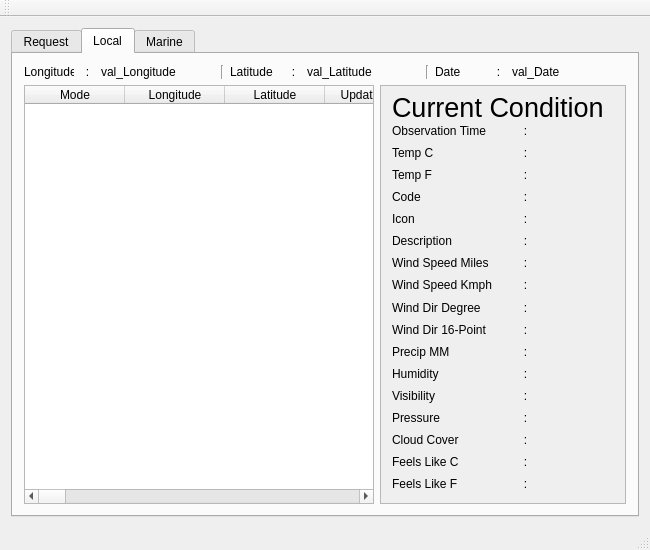
<?xml version="1.0" encoding="UTF-8"?>
<ui version="4.0">
 <class>MainWindow</class>
 <widget class="QMainWindow" name="MainWindow">
  <property name="geometry">
   <rect>
    <x>0</x>
    <y>0</y>
    <width>650</width>
    <height>550</height>
   </rect>
  </property>
  <property name="minimumSize">
   <size>
    <width>600</width>
    <height>500</height>
   </size>
  </property>
  <property name="maximumSize">
   <size>
    <width>16777215</width>
    <height>16777215</height>
   </size>
  </property>
  <property name="windowTitle">
   <string>MainWindow</string>
  </property>
  <property name="windowIcon">
   <iconset resource="resource.qrc">
    <normaloff>:/new/prefix1/icon.png</normaloff>:/new/prefix1/icon.png</iconset>
  </property>
  <widget class="QWidget" name="centralWidget">
   <layout class="QGridLayout" name="gridLayout_5">
    <item row="0" column="0">
     <widget class="QTabWidget" name="tab_weather">
      <property name="currentIndex">
       <number>1</number>
      </property>
      <widget class="QWidget" name="tab_request">
       <attribute name="title">
        <string>Request</string>
       </attribute>
       <layout class="QGridLayout" name="gridLayout_6">
        <item row="0" column="0">
         <layout class="QVBoxLayout" name="verticalLayout_5">
          <item>
           <layout class="QHBoxLayout" name="horizontalLayout_6">
            <item>
             <spacer name="horizontalSpacer_2">
              <property name="orientation">
               <enum>Qt::Horizontal</enum>
              </property>
              <property name="sizeHint" stdset="0">
               <size>
                <width>40</width>
                <height>20</height>
               </size>
              </property>
             </spacer>
            </item>
            <item>
             <layout class="QVBoxLayout" name="verticalLayout_4">
              <item>
               <widget class="QLabel" name="label_52">
                <property name="font">
                 <font>
                  <pointsize>28</pointsize>
                 </font>
                </property>
                <property name="text">
                 <string>Weather Requester</string>
                </property>
               </widget>
              </item>
              <item>
               <widget class="QLabel" name="label_55">
                <property name="text">
                 <string>by PT. Daun Biru Engineering Indonesia</string>
                </property>
               </widget>
              </item>
             </layout>
            </item>
           </layout>
          </item>
          <item>
           <layout class="QGridLayout" name="gridLayout_4">
            <item row="2" column="2">
             <widget class="QComboBox" name="cb_weather">
              <item>
               <property name="text">
                <string>Local</string>
               </property>
              </item>
              <item>
               <property name="text">
                <string>Marine</string>
               </property>
              </item>
             </widget>
            </item>
            <item row="1" column="2">
             <widget class="QDoubleSpinBox" name="dbl_latitude">
              <property name="decimals">
               <number>10</number>
              </property>
              <property name="minimum">
               <double>-299.999999000000003</double>
              </property>
              <property name="maximum">
               <double>299.999999000000003</double>
              </property>
              <property name="singleStep">
               <double>0.000001000000000</double>
              </property>
             </widget>
            </item>
            <item row="4" column="2">
             <widget class="QDateEdit" name="dateEdit_start">
              <property name="displayFormat">
               <string>yyyy/MM/dd</string>
              </property>
              <property name="timeSpec">
               <enum>Qt::LocalTime</enum>
              </property>
             </widget>
            </item>
            <item row="4" column="1">
             <widget class="QLabel" name="label_49">
              <property name="maximumSize">
               <size>
                <width>15</width>
                <height>15</height>
               </size>
              </property>
              <property name="text">
               <string>:</string>
              </property>
              <property name="alignment">
               <set>Qt::AlignCenter</set>
              </property>
             </widget>
            </item>
            <item row="3" column="1">
             <widget class="QLabel" name="label_40">
              <property name="minimumSize">
               <size>
                <width>0</width>
                <height>0</height>
               </size>
              </property>
              <property name="maximumSize">
               <size>
                <width>15</width>
                <height>15</height>
               </size>
              </property>
              <property name="text">
               <string>:</string>
              </property>
              <property name="alignment">
               <set>Qt::AlignCenter</set>
              </property>
             </widget>
            </item>
            <item row="3" column="2">
             <widget class="QComboBox" name="cb_mode">
              <item>
               <property name="text">
                <string>Current (Just For Local)</string>
               </property>
              </item>
              <item>
               <property name="text">
                <string>Estimate</string>
               </property>
              </item>
              <item>
               <property name="text">
                <string>Historical</string>
               </property>
              </item>
             </widget>
            </item>
            <item row="1" column="1">
             <widget class="QLabel" name="label_28">
              <property name="minimumSize">
               <size>
                <width>0</width>
                <height>0</height>
               </size>
              </property>
              <property name="maximumSize">
               <size>
                <width>15</width>
                <height>15</height>
               </size>
              </property>
              <property name="text">
               <string>:</string>
              </property>
              <property name="alignment">
               <set>Qt::AlignCenter</set>
              </property>
             </widget>
            </item>
            <item row="0" column="1">
             <widget class="QLabel" name="label_25">
              <property name="minimumSize">
               <size>
                <width>0</width>
                <height>0</height>
               </size>
              </property>
              <property name="maximumSize">
               <size>
                <width>15</width>
                <height>15</height>
               </size>
              </property>
              <property name="text">
               <string>:</string>
              </property>
              <property name="alignment">
               <set>Qt::AlignCenter</set>
              </property>
             </widget>
            </item>
            <item row="4" column="0">
             <widget class="QLabel" name="label_46">
              <property name="maximumSize">
               <size>
                <width>50</width>
                <height>16777215</height>
               </size>
              </property>
              <property name="text">
               <string>Start Date</string>
              </property>
             </widget>
            </item>
            <item row="2" column="1">
             <widget class="QLabel" name="label_34">
              <property name="minimumSize">
               <size>
                <width>0</width>
                <height>0</height>
               </size>
              </property>
              <property name="maximumSize">
               <size>
                <width>15</width>
                <height>15</height>
               </size>
              </property>
              <property name="text">
               <string>:</string>
              </property>
              <property name="alignment">
               <set>Qt::AlignCenter</set>
              </property>
             </widget>
            </item>
            <item row="3" column="0">
             <widget class="QLabel" name="label_43">
              <property name="maximumSize">
               <size>
                <width>50</width>
                <height>16777215</height>
               </size>
              </property>
              <property name="text">
               <string>Mode</string>
              </property>
             </widget>
            </item>
            <item row="2" column="0">
             <widget class="QLabel" name="label_37">
              <property name="maximumSize">
               <size>
                <width>50</width>
                <height>16777215</height>
               </size>
              </property>
              <property name="text">
               <string>Weather</string>
              </property>
             </widget>
            </item>
            <item row="0" column="0">
             <widget class="QLabel" name="label_22">
              <property name="maximumSize">
               <size>
                <width>50</width>
                <height>16777215</height>
               </size>
              </property>
              <property name="text">
               <string>Longitude</string>
              </property>
             </widget>
            </item>
            <item row="1" column="0">
             <widget class="QLabel" name="label_31">
              <property name="maximumSize">
               <size>
                <width>50</width>
                <height>16777215</height>
               </size>
              </property>
              <property name="text">
               <string>Latitude</string>
              </property>
             </widget>
            </item>
            <item row="0" column="2">
             <widget class="QDoubleSpinBox" name="dbl_longitude">
              <property name="decimals">
               <number>10</number>
              </property>
              <property name="minimum">
               <double>-299.999999000000003</double>
              </property>
              <property name="maximum">
               <double>299.999999000000003</double>
              </property>
              <property name="singleStep">
               <double>0.000001000000000</double>
              </property>
             </widget>
            </item>
            <item row="5" column="0">
             <widget class="QLabel" name="label_58">
              <property name="maximumSize">
               <size>
                <width>50</width>
                <height>16777215</height>
               </size>
              </property>
              <property name="text">
               <string>End Date</string>
              </property>
             </widget>
            </item>
            <item row="5" column="1">
             <widget class="QLabel" name="label_61">
              <property name="maximumSize">
               <size>
                <width>15</width>
                <height>15</height>
               </size>
              </property>
              <property name="text">
               <string>:</string>
              </property>
              <property name="alignment">
               <set>Qt::AlignCenter</set>
              </property>
             </widget>
            </item>
            <item row="5" column="2">
             <widget class="QDateEdit" name="dateEdit_end">
              <property name="displayFormat">
               <string>yyyy/MM/dd</string>
              </property>
              <property name="timeSpec">
               <enum>Qt::LocalTime</enum>
              </property>
             </widget>
            </item>
           </layout>
          </item>
          <item>
           <spacer name="verticalSpacer">
            <property name="orientation">
             <enum>Qt::Vertical</enum>
            </property>
            <property name="sizeHint" stdset="0">
             <size>
              <width>20</width>
              <height>40</height>
             </size>
            </property>
           </spacer>
          </item>
          <item>
           <layout class="QHBoxLayout" name="horizontalLayout_5">
            <item>
             <spacer name="horizontalSpacer">
              <property name="orientation">
               <enum>Qt::Horizontal</enum>
              </property>
              <property name="sizeHint" stdset="0">
               <size>
                <width>40</width>
                <height>20</height>
               </size>
              </property>
             </spacer>
            </item>
            <item>
             <widget class="QPushButton" name="pb_request">
              <property name="text">
               <string>Request</string>
              </property>
             </widget>
            </item>
           </layout>
          </item>
         </layout>
        </item>
       </layout>
      </widget>
      <widget class="QWidget" name="tab_local">
       <attribute name="title">
        <string>Local</string>
       </attribute>
       <layout class="QGridLayout" name="gridLayout_7">
        <item row="0" column="0">
         <layout class="QVBoxLayout" name="verticalLayout_2">
          <item>
           <layout class="QHBoxLayout" name="horizontalLayout">
            <item>
             <widget class="QLabel" name="label">
              <property name="maximumSize">
               <size>
                <width>50</width>
                <height>16777215</height>
               </size>
              </property>
              <property name="text">
               <string>Longitude</string>
              </property>
             </widget>
            </item>
            <item>
             <widget class="QLabel" name="label_2">
              <property name="maximumSize">
               <size>
                <width>15</width>
                <height>15</height>
               </size>
              </property>
              <property name="text">
               <string>:</string>
              </property>
              <property name="alignment">
               <set>Qt::AlignCenter</set>
              </property>
             </widget>
            </item>
            <item>
             <widget class="QLabel" name="val_long_local">
              <property name="text">
               <string>val_Longitude</string>
              </property>
             </widget>
            </item>
            <item>
             <widget class="Line" name="line">
              <property name="orientation">
               <enum>Qt::Vertical</enum>
              </property>
             </widget>
            </item>
            <item>
             <widget class="QLabel" name="label_6">
              <property name="maximumSize">
               <size>
                <width>50</width>
                <height>16777215</height>
               </size>
              </property>
              <property name="text">
               <string>Latitude</string>
              </property>
             </widget>
            </item>
            <item>
             <widget class="QLabel" name="label_5">
              <property name="maximumSize">
               <size>
                <width>15</width>
                <height>15</height>
               </size>
              </property>
              <property name="text">
               <string>:</string>
              </property>
              <property name="alignment">
               <set>Qt::AlignCenter</set>
              </property>
             </widget>
            </item>
            <item>
             <widget class="QLabel" name="val_lat_local">
              <property name="text">
               <string>val_Latitude</string>
              </property>
             </widget>
            </item>
            <item>
             <widget class="Line" name="line_2">
              <property name="orientation">
               <enum>Qt::Vertical</enum>
              </property>
             </widget>
            </item>
            <item>
             <widget class="QLabel" name="label_8">
              <property name="maximumSize">
               <size>
                <width>50</width>
                <height>16777215</height>
               </size>
              </property>
              <property name="text">
               <string>Date</string>
              </property>
             </widget>
            </item>
            <item>
             <widget class="QLabel" name="label_9">
              <property name="maximumSize">
               <size>
                <width>15</width>
                <height>15</height>
               </size>
              </property>
              <property name="text">
               <string>:</string>
              </property>
              <property name="alignment">
               <set>Qt::AlignCenter</set>
              </property>
             </widget>
            </item>
            <item>
             <widget class="QLabel" name="val_date_local">
              <property name="text">
               <string>val_Date</string>
              </property>
             </widget>
            </item>
           </layout>
          </item>
          <item>
           <layout class="QHBoxLayout" name="horizontalLayout_2">
            <item>
             <widget class="QTableWidget" name="tabel_local">
              <property name="minimumSize">
               <size>
                <width>350</width>
                <height>375</height>
               </size>
              </property>
              <column>
               <property name="text">
                <string>Mode</string>
               </property>
              </column>
              <column>
               <property name="text">
                <string>Longitude</string>
               </property>
              </column>
              <column>
               <property name="text">
                <string>Latitude</string>
               </property>
              </column>
              <column>
               <property name="text">
                <string>Update_date</string>
               </property>
              </column>
              <column>
               <property name="text">
                <string>Time</string>
               </property>
              </column>
              <column>
               <property name="text">
                <string>Temp C</string>
               </property>
              </column>
              <column>
               <property name="text">
                <string>Temp F</string>
               </property>
              </column>
              <column>
               <property name="text">
                <string>Weather Code</string>
               </property>
              </column>
              <column>
               <property name="text">
                <string>Weather Icon</string>
               </property>
              </column>
              <column>
               <property name="text">
                <string>Weaether Desc</string>
               </property>
              </column>
              <column>
               <property name="text">
                <string>Wind Speed Miles</string>
               </property>
              </column>
              <column>
               <property name="text">
                <string>Wind Speed Kmph</string>
               </property>
              </column>
              <column>
               <property name="text">
                <string>Wind Dir Degree</string>
               </property>
              </column>
              <column>
               <property name="text">
                <string>Wind Dir 16-Point</string>
               </property>
              </column>
              <column>
               <property name="text">
                <string>Precip MM</string>
               </property>
              </column>
              <column>
               <property name="text">
                <string>Humidity</string>
               </property>
              </column>
              <column>
               <property name="text">
                <string>Visibility</string>
               </property>
              </column>
              <column>
               <property name="text">
                <string>Pressure</string>
               </property>
              </column>
              <column>
               <property name="text">
                <string>Cloud Cover</string>
               </property>
              </column>
              <column>
               <property name="text">
                <string>Heat Index C</string>
               </property>
              </column>
              <column>
               <property name="text">
                <string>Heat Index F</string>
               </property>
              </column>
              <column>
               <property name="text">
                <string>Dew Point C</string>
               </property>
              </column>
              <column>
               <property name="text">
                <string>Dew Point F</string>
               </property>
              </column>
              <column>
               <property name="text">
                <string>Wind Chill C</string>
               </property>
              </column>
              <column>
               <property name="text">
                <string>Wind Chill F</string>
               </property>
              </column>
              <column>
               <property name="text">
                <string>Wind Gust Miles</string>
               </property>
              </column>
              <column>
               <property name="text">
                <string>Wind Gust Kmph</string>
               </property>
              </column>
              <column>
               <property name="text">
                <string>Feels Like C</string>
               </property>
              </column>
              <column>
               <property name="text">
                <string>Feels Like F</string>
               </property>
              </column>
              <column>
               <property name="text">
                <string>Chance of Rain</string>
               </property>
              </column>
              <column>
               <property name="text">
                <string>Chance of Remdry</string>
               </property>
              </column>
              <column>
               <property name="text">
                <string>Chance of Windy</string>
               </property>
              </column>
              <column>
               <property name="text">
                <string>Chance of Overcast</string>
               </property>
              </column>
              <column>
               <property name="text">
                <string>Chance of Sunshine</string>
               </property>
              </column>
              <column>
               <property name="text">
                <string>Chance of Frost</string>
               </property>
              </column>
              <column>
               <property name="text">
                <string>Chance of High Temp</string>
               </property>
              </column>
              <column>
               <property name="text">
                <string>Chance of Fog</string>
               </property>
              </column>
              <column>
               <property name="text">
                <string>Chance of Snow</string>
               </property>
              </column>
              <column>
               <property name="text">
                <string>Chance of Thunder</string>
               </property>
              </column>
             </widget>
            </item>
            <item>
             <widget class="QScrollArea" name="scrollArea">
              <property name="widgetResizable">
               <bool>true</bool>
              </property>
              <widget class="QWidget" name="scrollAreaWidgetContents">
               <property name="geometry">
                <rect>
                 <x>0</x>
                 <y>0</y>
                 <width>262</width>
                 <height>423</height>
                </rect>
               </property>
               <layout class="QGridLayout" name="gridLayout">
                <item row="0" column="0">
                 <layout class="QVBoxLayout" name="verticalLayout">
                  <item>
                   <widget class="QLabel" name="label_10">
                    <property name="maximumSize">
                     <size>
                      <width>16777215</width>
                      <height>20</height>
                     </size>
                    </property>
                    <property name="font">
                     <font>
                      <pointsize>20</pointsize>
                     </font>
                    </property>
                    <property name="text">
                     <string>Current Condition</string>
                    </property>
                    <property name="scaledContents">
                     <bool>false</bool>
                    </property>
                   </widget>
                  </item>
                  <item>
                   <layout class="QGridLayout" name="gridLayout_2">
                    <item row="0" column="0">
                     <widget class="QLabel" name="label_11">
                      <property name="text">
                       <string>Observation Time</string>
                      </property>
                     </widget>
                    </item>
                    <item row="0" column="1">
                     <widget class="QLabel" name="label_12">
                      <property name="text">
                       <string>:</string>
                      </property>
                      <property name="alignment">
                       <set>Qt::AlignCenter</set>
                      </property>
                     </widget>
                    </item>
                    <item row="0" column="2">
                     <widget class="QLabel" name="val_obs_time">
                      <property name="text">
                       <string/>
                      </property>
                     </widget>
                    </item>
                    <item row="1" column="0">
                     <widget class="QLabel" name="label_14">
                      <property name="text">
                       <string>Temp C</string>
                      </property>
                     </widget>
                    </item>
                    <item row="1" column="1">
                     <widget class="QLabel" name="label_15">
                      <property name="text">
                       <string>:</string>
                      </property>
                      <property name="alignment">
                       <set>Qt::AlignCenter</set>
                      </property>
                     </widget>
                    </item>
                    <item row="1" column="2">
                     <widget class="QLabel" name="val_temp_c">
                      <property name="text">
                       <string/>
                      </property>
                     </widget>
                    </item>
                    <item row="2" column="0">
                     <widget class="QLabel" name="label_17">
                      <property name="text">
                       <string>Temp F</string>
                      </property>
                     </widget>
                    </item>
                    <item row="2" column="1">
                     <widget class="QLabel" name="label_18">
                      <property name="text">
                       <string>:</string>
                      </property>
                      <property name="alignment">
                       <set>Qt::AlignCenter</set>
                      </property>
                     </widget>
                    </item>
                    <item row="2" column="2">
                     <widget class="QLabel" name="val_temp_f">
                      <property name="text">
                       <string/>
                      </property>
                     </widget>
                    </item>
                    <item row="3" column="0">
                     <widget class="QLabel" name="label_20">
                      <property name="text">
                       <string>Code</string>
                      </property>
                     </widget>
                    </item>
                    <item row="3" column="1">
                     <widget class="QLabel" name="label_21">
                      <property name="text">
                       <string>:</string>
                      </property>
                      <property name="alignment">
                       <set>Qt::AlignCenter</set>
                      </property>
                     </widget>
                    </item>
                    <item row="3" column="2">
                     <widget class="QLabel" name="val_code">
                      <property name="text">
                       <string/>
                      </property>
                     </widget>
                    </item>
                    <item row="4" column="0">
                     <widget class="QLabel" name="label_23">
                      <property name="text">
                       <string>Icon</string>
                      </property>
                     </widget>
                    </item>
                    <item row="4" column="1">
                     <widget class="QLabel" name="label_24">
                      <property name="text">
                       <string>:</string>
                      </property>
                      <property name="alignment">
                       <set>Qt::AlignCenter</set>
                      </property>
                     </widget>
                    </item>
                    <item row="4" column="2">
                     <widget class="QLabel" name="val_icon">
                      <property name="text">
                       <string/>
                      </property>
                      <property name="textFormat">
                       <enum>Qt::RichText</enum>
                      </property>
                     </widget>
                    </item>
                    <item row="5" column="0">
                     <widget class="QLabel" name="label_26">
                      <property name="text">
                       <string>Description</string>
                      </property>
                     </widget>
                    </item>
                    <item row="5" column="1">
                     <widget class="QLabel" name="label_27">
                      <property name="text">
                       <string>:</string>
                      </property>
                      <property name="alignment">
                       <set>Qt::AlignCenter</set>
                      </property>
                     </widget>
                    </item>
                    <item row="5" column="2">
                     <widget class="QLabel" name="val_desc">
                      <property name="text">
                       <string/>
                      </property>
                     </widget>
                    </item>
                    <item row="6" column="0">
                     <widget class="QLabel" name="label_29">
                      <property name="text">
                       <string>Wind Speed Miles</string>
                      </property>
                     </widget>
                    </item>
                    <item row="6" column="1">
                     <widget class="QLabel" name="label_30">
                      <property name="text">
                       <string>:</string>
                      </property>
                      <property name="alignment">
                       <set>Qt::AlignCenter</set>
                      </property>
                     </widget>
                    </item>
                    <item row="6" column="2">
                     <widget class="QLabel" name="val_wind_speed_miles">
                      <property name="text">
                       <string/>
                      </property>
                     </widget>
                    </item>
                    <item row="7" column="0">
                     <widget class="QLabel" name="label_32">
                      <property name="text">
                       <string>Wind Speed Kmph</string>
                      </property>
                     </widget>
                    </item>
                    <item row="7" column="1">
                     <widget class="QLabel" name="label_33">
                      <property name="text">
                       <string>:</string>
                      </property>
                      <property name="alignment">
                       <set>Qt::AlignCenter</set>
                      </property>
                     </widget>
                    </item>
                    <item row="7" column="2">
                     <widget class="QLabel" name="val_wind_speed_kmph">
                      <property name="text">
                       <string/>
                      </property>
                     </widget>
                    </item>
                    <item row="8" column="0">
                     <widget class="QLabel" name="label_35">
                      <property name="text">
                       <string>Wind Dir Degree</string>
                      </property>
                     </widget>
                    </item>
                    <item row="8" column="1">
                     <widget class="QLabel" name="label_36">
                      <property name="text">
                       <string>:</string>
                      </property>
                      <property name="alignment">
                       <set>Qt::AlignCenter</set>
                      </property>
                     </widget>
                    </item>
                    <item row="8" column="2">
                     <widget class="QLabel" name="val_wind_dir_degree">
                      <property name="text">
                       <string/>
                      </property>
                     </widget>
                    </item>
                    <item row="9" column="0">
                     <widget class="QLabel" name="label_38">
                      <property name="text">
                       <string>Wind Dir 16-Point</string>
                      </property>
                     </widget>
                    </item>
                    <item row="9" column="1">
                     <widget class="QLabel" name="label_39">
                      <property name="text">
                       <string>:</string>
                      </property>
                      <property name="alignment">
                       <set>Qt::AlignCenter</set>
                      </property>
                     </widget>
                    </item>
                    <item row="9" column="2">
                     <widget class="QLabel" name="val_wind_dir_16point">
                      <property name="text">
                       <string/>
                      </property>
                     </widget>
                    </item>
                    <item row="10" column="0">
                     <widget class="QLabel" name="label_41">
                      <property name="text">
                       <string>Precip MM</string>
                      </property>
                     </widget>
                    </item>
                    <item row="10" column="1">
                     <widget class="QLabel" name="label_42">
                      <property name="text">
                       <string>:</string>
                      </property>
                      <property name="alignment">
                       <set>Qt::AlignCenter</set>
                      </property>
                     </widget>
                    </item>
                    <item row="10" column="2">
                     <widget class="QLabel" name="val_precip_mm">
                      <property name="text">
                       <string/>
                      </property>
                     </widget>
                    </item>
                    <item row="11" column="0">
                     <widget class="QLabel" name="label_44">
                      <property name="text">
                       <string>Humidity</string>
                      </property>
                     </widget>
                    </item>
                    <item row="11" column="1">
                     <widget class="QLabel" name="label_45">
                      <property name="text">
                       <string>:</string>
                      </property>
                      <property name="alignment">
                       <set>Qt::AlignCenter</set>
                      </property>
                     </widget>
                    </item>
                    <item row="11" column="2">
                     <widget class="QLabel" name="val_humidity">
                      <property name="text">
                       <string/>
                      </property>
                     </widget>
                    </item>
                    <item row="12" column="0">
                     <widget class="QLabel" name="label_47">
                      <property name="text">
                       <string>Visibility</string>
                      </property>
                     </widget>
                    </item>
                    <item row="12" column="1">
                     <widget class="QLabel" name="label_48">
                      <property name="text">
                       <string>:</string>
                      </property>
                      <property name="alignment">
                       <set>Qt::AlignCenter</set>
                      </property>
                     </widget>
                    </item>
                    <item row="12" column="2">
                     <widget class="QLabel" name="val_visibility">
                      <property name="text">
                       <string/>
                      </property>
                     </widget>
                    </item>
                    <item row="13" column="0">
                     <widget class="QLabel" name="label_50">
                      <property name="text">
                       <string>Pressure</string>
                      </property>
                     </widget>
                    </item>
                    <item row="13" column="1">
                     <widget class="QLabel" name="label_51">
                      <property name="text">
                       <string>:</string>
                      </property>
                      <property name="alignment">
                       <set>Qt::AlignCenter</set>
                      </property>
                     </widget>
                    </item>
                    <item row="13" column="2">
                     <widget class="QLabel" name="val_pressure">
                      <property name="text">
                       <string/>
                      </property>
                     </widget>
                    </item>
                    <item row="14" column="0">
                     <widget class="QLabel" name="label_53">
                      <property name="text">
                       <string>Cloud Cover</string>
                      </property>
                     </widget>
                    </item>
                    <item row="14" column="1">
                     <widget class="QLabel" name="label_54">
                      <property name="text">
                       <string>:</string>
                      </property>
                      <property name="alignment">
                       <set>Qt::AlignCenter</set>
                      </property>
                     </widget>
                    </item>
                    <item row="14" column="2">
                     <widget class="QLabel" name="val_cloud_cover">
                      <property name="text">
                       <string/>
                      </property>
                     </widget>
                    </item>
                    <item row="15" column="0">
                     <widget class="QLabel" name="label_56">
                      <property name="text">
                       <string>Feels Like C</string>
                      </property>
                     </widget>
                    </item>
                    <item row="15" column="1">
                     <widget class="QLabel" name="label_57">
                      <property name="text">
                       <string>:</string>
                      </property>
                      <property name="alignment">
                       <set>Qt::AlignCenter</set>
                      </property>
                     </widget>
                    </item>
                    <item row="15" column="2">
                     <widget class="QLabel" name="val_feels_like_c">
                      <property name="text">
                       <string/>
                      </property>
                     </widget>
                    </item>
                    <item row="16" column="0">
                     <widget class="QLabel" name="label_59">
                      <property name="text">
                       <string>Feels Like F</string>
                      </property>
                     </widget>
                    </item>
                    <item row="16" column="1">
                     <widget class="QLabel" name="label_60">
                      <property name="text">
                       <string>:</string>
                      </property>
                      <property name="alignment">
                       <set>Qt::AlignCenter</set>
                      </property>
                     </widget>
                    </item>
                    <item row="16" column="2">
                     <widget class="QLabel" name="val_feels_like_f">
                      <property name="text">
                       <string/>
                      </property>
                     </widget>
                    </item>
                   </layout>
                  </item>
                 </layout>
                </item>
               </layout>
              </widget>
             </widget>
            </item>
           </layout>
          </item>
         </layout>
        </item>
       </layout>
      </widget>
      <widget class="QWidget" name="tab_marine">
       <attribute name="title">
        <string>Marine</string>
       </attribute>
       <layout class="QGridLayout" name="gridLayout_3">
        <item row="0" column="0">
         <layout class="QHBoxLayout" name="horizontalLayout_4">
          <item>
           <widget class="QTableWidget" name="tabel_marine">
            <property name="minimumSize">
             <size>
              <width>568</width>
              <height>375</height>
             </size>
            </property>
            <column>
             <property name="text">
              <string>Mode</string>
             </property>
            </column>
            <column>
             <property name="text">
              <string>Longitude</string>
             </property>
            </column>
            <column>
             <property name="text">
              <string>Latitude</string>
             </property>
            </column>
            <column>
             <property name="text">
              <string>Update Date</string>
             </property>
            </column>
            <column>
             <property name="text">
              <string>Time</string>
             </property>
            </column>
            <column>
             <property name="text">
              <string>Temp C</string>
             </property>
            </column>
            <column>
             <property name="text">
              <string>Temp F</string>
             </property>
            </column>
            <column>
             <property name="text">
              <string>Wind Speed Miles</string>
             </property>
            </column>
            <column>
             <property name="text">
              <string>Wind Speed Kmph</string>
             </property>
            </column>
            <column>
             <property name="text">
              <string>Wind Dir Degree</string>
             </property>
            </column>
            <column>
             <property name="text">
              <string>Wind Dir 16-Point</string>
             </property>
            </column>
            <column>
             <property name="text">
              <string>Weather Code</string>
             </property>
            </column>
            <column>
             <property name="text">
              <string>Weather Icon</string>
             </property>
            </column>
            <column>
             <property name="text">
              <string>Weather Desc</string>
             </property>
            </column>
            <column>
             <property name="text">
              <string>Humidity</string>
             </property>
            </column>
            <column>
             <property name="text">
              <string>Visibility</string>
             </property>
            </column>
            <column>
             <property name="text">
              <string>Presure</string>
             </property>
            </column>
            <column>
             <property name="text">
              <string>Cloud Cover</string>
             </property>
            </column>
            <column>
             <property name="text">
              <string>Heat Index C</string>
             </property>
            </column>
            <column>
             <property name="text">
              <string>Heat Index F</string>
             </property>
            </column>
            <column>
             <property name="text">
              <string>Dew Point C</string>
             </property>
            </column>
            <column>
             <property name="text">
              <string>Dew Point F</string>
             </property>
            </column>
            <column>
             <property name="text">
              <string>Wind Chill C</string>
             </property>
            </column>
            <column>
             <property name="text">
              <string>Wind Chill F</string>
             </property>
            </column>
            <column>
             <property name="text">
              <string>Wind Gust Miles</string>
             </property>
            </column>
            <column>
             <property name="text">
              <string>Wind Gust Kmph</string>
             </property>
            </column>
            <column>
             <property name="text">
              <string>Feels Like C</string>
             </property>
            </column>
            <column>
             <property name="text">
              <string>Feels Like F</string>
             </property>
            </column>
            <column>
             <property name="text">
              <string>Sig Height M</string>
             </property>
            </column>
            <column>
             <property name="text">
              <string>Swell Height M</string>
             </property>
            </column>
            <column>
             <property name="text">
              <string>Swell Height Ft</string>
             </property>
            </column>
            <column>
             <property name="text">
              <string>Swell Dir</string>
             </property>
            </column>
            <column>
             <property name="text">
              <string>Swell Dir 16-Point</string>
             </property>
            </column>
            <column>
             <property name="text">
              <string>Swell Period Secs</string>
             </property>
            </column>
            <column>
             <property name="text">
              <string>Water Temp C</string>
             </property>
            </column>
            <column>
             <property name="text">
              <string>Water Temp F</string>
             </property>
            </column>
           </widget>
          </item>
         </layout>
        </item>
       </layout>
      </widget>
     </widget>
    </item>
   </layout>
  </widget>
  <widget class="QMenuBar" name="menuBar">
   <property name="geometry">
    <rect>
     <x>0</x>
     <y>0</y>
     <width>650</width>
     <height>19</height>
    </rect>
   </property>
  </widget>
  <widget class="QToolBar" name="mainToolBar">
   <attribute name="toolBarArea">
    <enum>TopToolBarArea</enum>
   </attribute>
   <attribute name="toolBarBreak">
    <bool>false</bool>
   </attribute>
  </widget>
  <widget class="QStatusBar" name="statusBar"/>
 </widget>
 <layoutdefault spacing="6" margin="11"/>
 <resources>
  <include location="resource.qrc"/>
 </resources>
 <connections/>
</ui>
